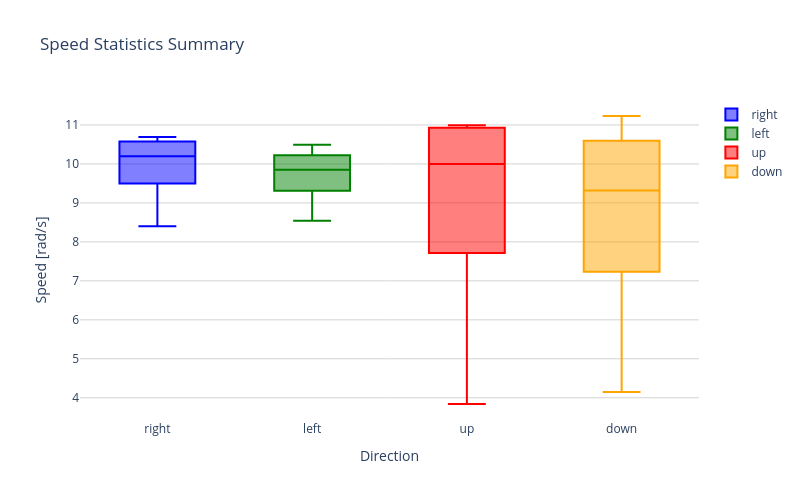

Notebook cell for this chart:
### Code cell
labels = ["right", "left", "up", "down"]
means =  [9.99, 9.75, 9.13, 8.75]
stds =   [0.67, 0.57, 1.98, 2.12]
medians =[10.20, 9.85, 10.00, 9.32]
mins =   [8.40, 8.54, 3.84, 4.15]
maxs =   [10.69, 10.49, 10.91, 11.23]

# Create box plot with statistics
import plotly.graph_objects as go

fig = go.Figure()

# Add box plots for each direction
for i, label in enumerate(labels):
    fig.add_trace(go.Box(
        y=[mins[i], medians[i] - stds[i]/2, medians[i], medians[i] + stds[i]/2, maxs[i]],
        name=label,
        # boxmean='sd',  # This creates dashed lines showing mean and standard deviation
        boxpoints='outliers',
        marker_color=['blue', 'green', 'red', 'orange'][i],
        showlegend=True
    ))
# Update layout
fig.update_layout(
    title='Speed Statistics Summary',
    xaxis_title='Direction',
    yaxis_title='Speed [rad/s]',
    width=800,
    height=500,
    showlegend=True,
    hovermode='x unified',
    yaxis=dict(gridcolor='lightgray', gridwidth=1),  # Grid lines (also dashed by default)
    plot_bgcolor='white'
)

fig.show()

### Figure 1 — Plotly figure (JSON) as saved in the notebook; plotly's stock layout.template omitted (floating-point values rounded to 4 significant figures)
{"data": [{"boxpoints": "outliers", "marker": {"color": "blue"}, "name": "right", "showlegend": true, "type": "box", "y": [8.4, 9.865, 10.2, 10.54, 10.69]}, {"boxpoints": "outliers", "marker": {"color": "green"}, "name": "left", "showlegend": true, "type": "box", "y": [8.54, 9.565, 9.85, 10.13, 10.49]}, {"boxpoints": "outliers", "marker": {"color": "red"}, "name": "up", "showlegend": true, "type": "box", "y": [3.84, 9.01, 10, 10.99, 10.91]}, {"boxpoints": "outliers", "marker": {"color": "orange"}, "name": "down", "showlegend": true, "type": "box", "y": [4.15, 8.26, 9.32, 10.38, 11.23]}], "layout": {"height": 500, "hovermode": "x unified", "plot_bgcolor": "white", "showlegend": true, "title": {"text": "Speed Statistics Summary"}, "width": 800, "xaxis": {"title": {"text": "Direction"}}, "yaxis": {"gridcolor": "lightgray", "gridwidth": 1, "title": {"text": "Speed [rad/s]"}}}}
